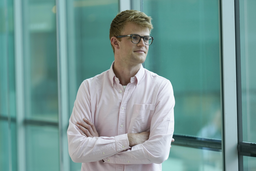
#> input picture Images/image.png, 256 x 171 px, shrunk from 7952 x 5304 before the run, found by its file name
$ python ColoringBook.py
#> lines starting #> are read from the running program, lines starting #| are printed output that depends on the picture; after the words box and inside, x2 and y2 are one past the last pixel; in counts of white or black regions, pixels touching at a corner belong together
import numpy as np
import matplotlib.pyplot as plt

from skimage import io
import skimage.color as color
import skimage.segmentation as seg

# Function to fill image segments with white. The edge size is the pixel width of the edges.
def fill_segments_white(image, edge_size):

    # Start by copying the image
    image_white = np.copy(image)

    # Calculate image dimensions
    x_size = image.shape[0]
    y_size = image.shape[1]

    for x_coord in range(x_size):

        # Check if x coordinate is on the edge of the image
        if image_edge_coordinate(x_coord, x_size, edge_size):
            continue

        for y_coord in range(y_size):

            # Check if the y coordinate is on the edge of the image
            if image_edge_coordinate(y_coord, y_size, edge_size):
                continue

            # If the pixel is not on the edge of a segment, make it white
            if segment_center_coordinate(image, x_coord, y_coord, edge_size):

                image_white[x_coord, y_coord] = (255,255,255)

    return image_white

# Calculate whether a certain coordinate is on the outer edge of an image
def image_edge_coordinate(coord, axis_size, edge_size):

    if coord <= edge_size:

        return True

    elif coord >= axis_size - edge_size - 1:

        return True

    else:

        return False

# Calculate whether a pixel is in the center of a colour segment
def segment_center_coordinate(image, x_coord, y_coord, edge_size):

    # Retrieve the color of the pixel
    pixel_color = image[x_coord, y_coord]

    # Retrieve the surrounding colors
    color_left = image[x_coord - edge_size, y_coord]
    color_right = image[x_coord + edge_size, y_coord]
    color_down = image[x_coord, y_coord - edge_size]
    color_up = image[x_coord, y_coord + edge_size]

    # If all surrounding pixels are of the same color, return true
    if (np.array_equal(pixel_color,color_left) and np.array_equal(pixel_color,color_right)
        and np.array_equal(pixel_color,color_down) and np.array_equal(pixel_color,color_up)):
        return True
    else:
        return False

# Read the image you want to process
image = io.imread('image.png')
#> image is the input picture: shape (171, 256, 3); mean R, G, B 116.8, 152.5, 149.2

# Use simple linear iterative clustering (type of k-means) to construct segmented image
image_slic_result = seg.slic(image, n_segments = 100,
                             compactness = 10.0, max_iter = 30, start_label = 1)
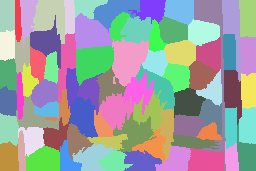
#> image_slic_result: shape (171, 256) int64; 79 distinct labels, from 1 to 79; one colour per label, 0 black

# Take the average color of the regions
image_avg = color.label2rgb(image_slic_result, image, kind='avg', bg_label = 0)
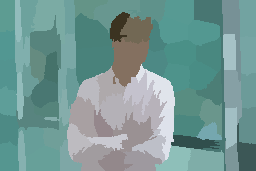
#> image_avg: shape (171, 256, 3); mean R, G, B 116.4, 152, 148.7

# Make the inner part of each image segment white
edge_width_in_pixels = 10
color_book_image = fill_segments_white(image_avg, edge_width_in_pixels)
#> the loop in fill_segments_white, `for x_coord in range(x_size):` made 171 passes
#> after the loop in fill_segments_white, `for x_coord in range(x_size):`:
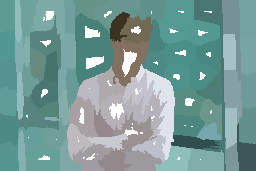
#> image_white: shape (171, 256, 3); 3.25% of pixels changed, all inside (x1, y1, x2, y2) = (26, 11, 212, 160)

# Save the image
io.imsave('colorbook.png', color_book_image)

$ run again, with Images/slic_combo.png copied over Images/image.png
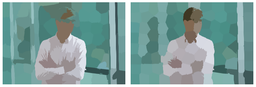
#> input picture Images/slic_combo.png, 256 x 87 px, shrunk from 680 x 231 before the run, found by its file name
#> image is the input picture: shape (87, 256, 3); mean R, G, B 129.1, 161.5, 158.5
#> `image_slic_result = seg.slic(image, n_segments = 100, compactness = 10..`:
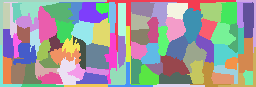
#> image_slic_result: shape (87, 256) int64; 84 distinct labels, from 1 to 84; one colour per label, 0 black
#> `image_avg = color.label2rgb(image_slic_result, image, kind='avg', bg_l..`:
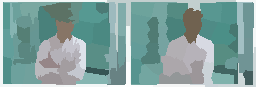
#> image_avg: shape (87, 256, 3); mean R, G, B 128.6, 161, 158
#> the loop in fill_segments_white, `for x_coord in range(x_size):` made 87 passes
